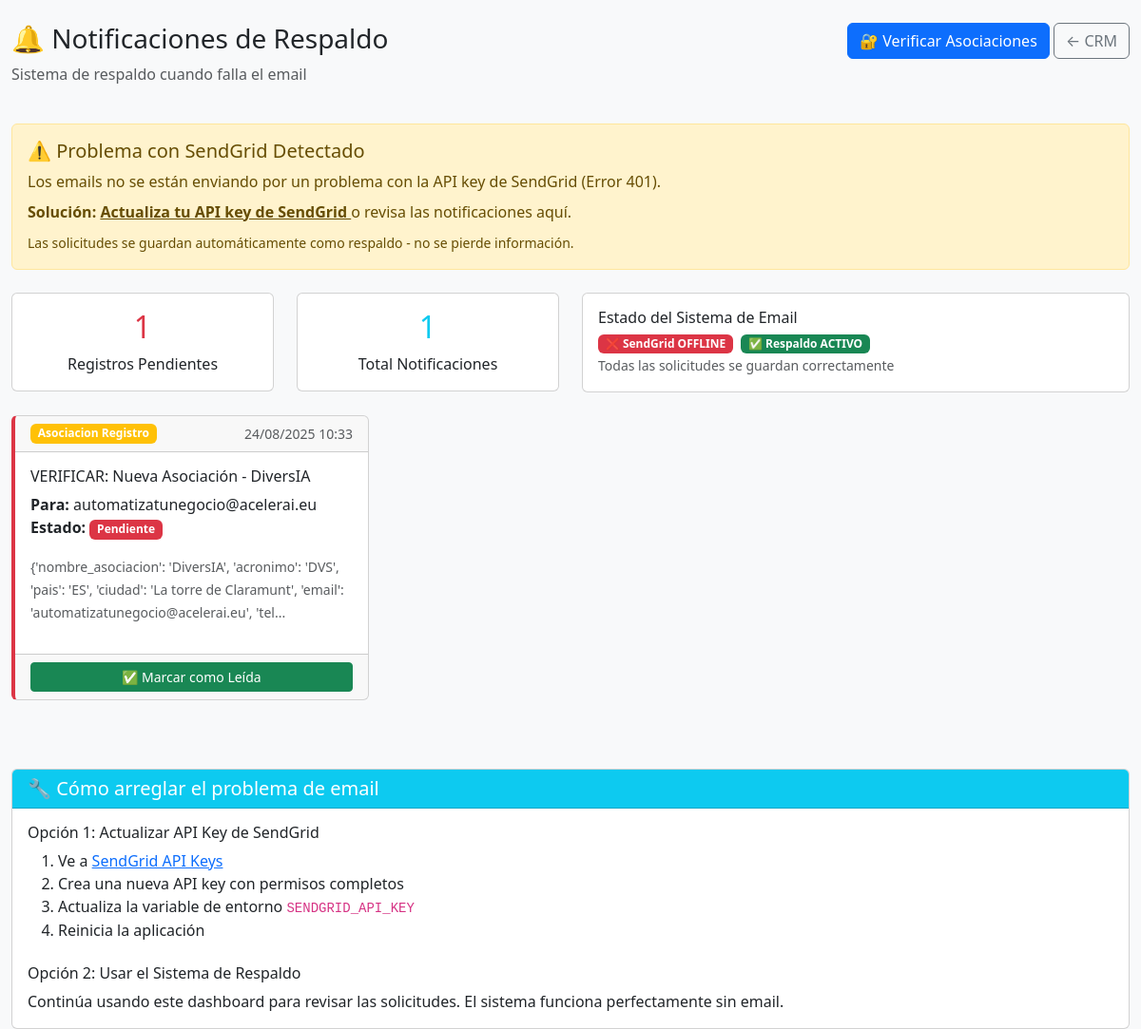
/admin/notificaciones-pendientes (signed in), run on an earlier commit of the app's database.
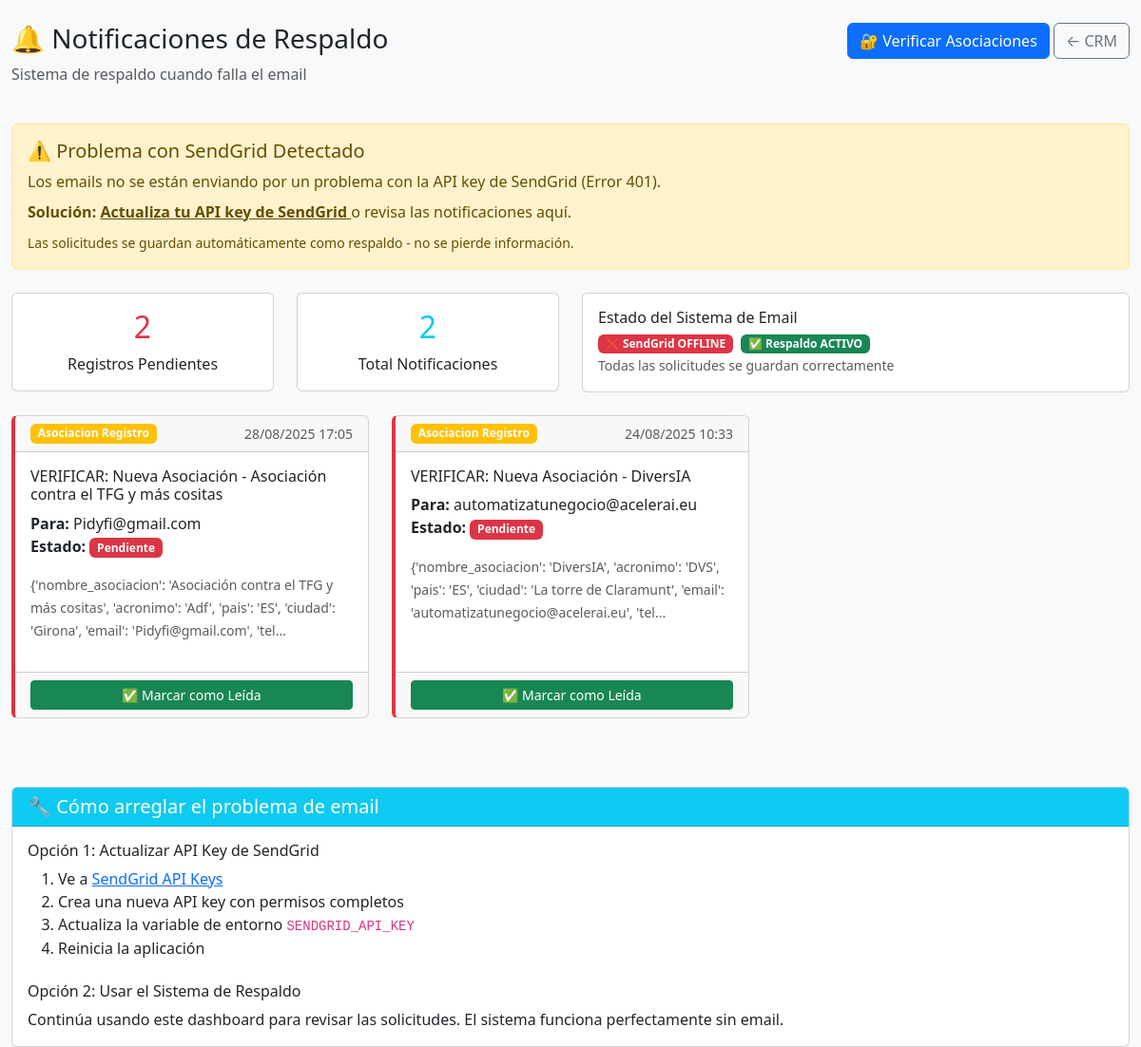
And on a later commit of the database.
### models.py (models this page shows, shortened)
class NotificationBackup(db.Model):
    __tablename__ = 'notifications_backup'
    id = db.Column(db.Integer, primary_key=True)
    tipo = db.Column(db.String(50), nullable=False)  # 'asociacion_registro', 'asociacion_estado', etc.
    destinatario = db.Column(db.String(120), nullable=False)
    asunto = db.Column(db.String(200), nullable=False)
    contenido = db.Column(db.Text, nullable=False)  # Datos en texto plano
    email_html = db.Column(db.Text, nullable=True)  # Contenido HTML del email
    estado = db.Column(db.String(20), default='pendiente')  # 'pendiente', 'enviado', 'leido'
    prioridad = db.Column(db.String(10), default='media')  # 'alta', 'media', 'baja'
    created_at = db.Column(db.DateTime, default=datetime.utcnow, index=True)
    sent_at = db.Column(db.DateTime, nullable=True)
    read_at = db.Column(db.DateTime, nullable=True)

### routes_simple.py (the view)
@app.route('/admin/notificaciones-pendientes')
def notificaciones_pendientes():
    from flask import session, redirect
    if 'admin_ok' not in session or not session.get('admin_ok'):
        flash('Acceso restringido. Inicia sesión como administrador.', 'error')
        return redirect('/admin/login-new')
    from models import NotificationBackup
    notifications = NotificationBackup.query.filter_by(
        estado='pendiente'
    ).order_by(NotificationBackup.created_at.desc()).all()
    registro_count = NotificationBackup.query.filter_by(
        tipo='asociacion_registro',
        estado='pendiente'
    ).count()
    return render_template('admin/notificaciones-pendientes.html',
                         notifications=notifications,
                         registro_count=registro_count)

### app.py (called while the page is built)
@app.after_request
def after_request(response):
    response.headers['X-Content-Type-Options'] = 'nosniff'
    response.headers['X-Frame-Options'] = 'DENY'
    response.headers['X-XSS-Protection'] = '1; mode=block'
    response.headers['Content-Security-Policy'] = "default-src 'self' 'unsafe-inline' 'unsafe-eval' https://cdn.jsdelivr.net https://cdnjs.cloudflare.com; img-src 'self' data: https:;"
    return response

### templates/admin/notificaciones-pendientes.html (shortened to what the changed rows need)
<!DOCTYPE html>
<html lang="es">
<head>
    <link href="https://cdn.jsdelivr.net/npm/bootstrap@5.3.0/dist/css/bootstrap.min.css" rel="stylesheet">
</head>
<body class="bg-light">
    <div class="container-fluid mt-4">
        <div class="row mb-4">
            <div class="col-md-8">
                <h1 class="h3">🔔 Notificaciones de Respaldo</h1>
            </div>
        </div>
        <div class="row mb-4">
            <div class="col-md-3">
                <div class="card text-center">
                    <div class="card-body">
                        <h2 class="text-danger">{{ registro_count }}</h2>
                        <p class="mb-0">Registros Pendientes</p>
                    </div>
                </div>
            </div>
            <div class="col-md-3">
                <div class="card text-center">
                    <div class="card-body">
                        <h2 class="text-info">{{ notifications|length }}</h2>
                        <p class="mb-0">Total Notificaciones</p>
                    </div>
                </div>
            </div>
        </div>
        {% if notifications %}
            <div class="row">
                {% for notification in notifications %}
                <div class="col-md-6 col-lg-4 mb-4">
                    <div class="card notification-card h-100">
                        <div class="card-header d-flex justify-content-between">
                            <span class="badge bg-warning status-badge">{{ notification.tipo.replace('_', ' ').title() }}</span>
                            <small class="text-muted">{{ notification.created_at.strftime('%d/%m/%Y %H:%M') }}</small>
                        </div>
                        <div class="card-body">
                            <h6 class="card-title">{{ notification.asunto }}</h6>
                            <p class="card-text">
                                <strong>Para:</strong> {{ notification.destinatario }}<br>
                                <strong>Estado:</strong>
                                <span class="badge bg-{{ 'success' if notification.estado == 'leido' else 'danger' }}">
                                    {{ notification.estado.title() }}
                                </span>
                            </p>
                            {% if notification.contenido %}
                            <div class="mb-3">
                                <small class="text-muted">
                                    {{ notification.contenido[:150] }}{% if notification.contenido|length > 150 %}...{% endif %}
                                </small>
                            </div>
                            {% endif %}
                        </div>
                        <div class="card-footer">
                            {% if notification.estado == 'pendiente' %}
                            <form action="/admin/marcar-notificacion-leida/{{ notification.id }}" method="POST" class="d-inline">
                                <button type="submit" class="btn btn-success btn-sm w-100">
                                    ✅ Marcar como Leída
                                </button>
                            </form>
                            {% else %}
                            <button class="btn btn-outline-success btn-sm w-100" disabled>
                                ✅ Leída el {{ notification.read_at.strftime('%d/%m/%Y') if notification.read_at }}
                            </button>
                            {% endif %}
                        </div>
                    </div>
                </div>
                {% endfor %}
            </div>
        {% endif %}
    </div>
</body>
</html>

What changed in the data, as far as the page shows it:
added NotificationBackup: tipo.replace "Asociacion Registro", created_at "28/08/2025 17:05", asunto "VERIFICAR: Nueva Asociación - Asociación contra el TFG y más cositas", destinatario "Pidyfi@gmail.com", estado "Pendiente", contenido "{'nombre_asociacion': 'Asociación contra el TFG y más cositas', 'acronimo': 'Adf', 'pais': 'ES', 'ciudad': 'Girona', 'email': 'Pidyfi@gmail.com', 'tel"
Also different on the page:
{{ registro_count }}: "1" → "2"
{{ notifications|length }}: "1" → "2"
